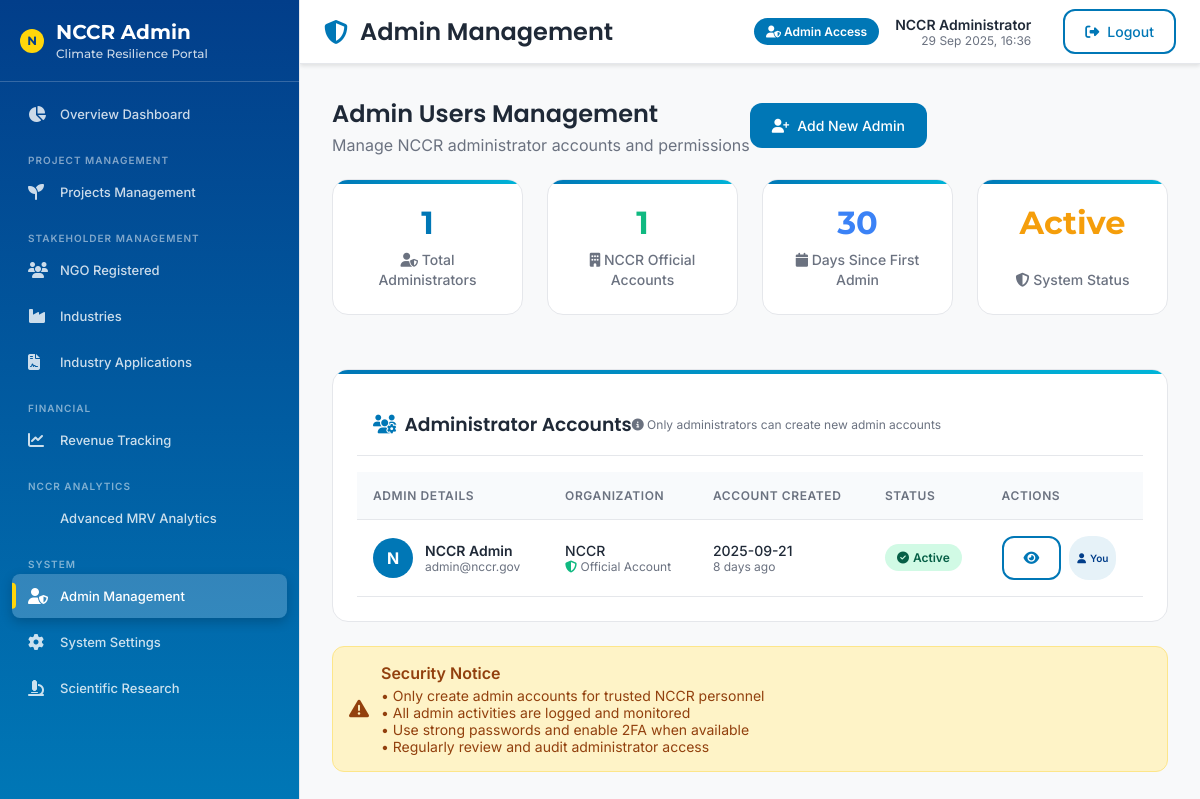
The page /admin/admins (signed in) on the database its author committed.
### tables this page shows
CREATE TABLE users (
        id INTEGER PRIMARY KEY AUTOINCREMENT,
        email TEXT UNIQUE NOT NULL,
        password_hash TEXT NOT NULL,
        role TEXT NOT NULL,
        name TEXT,
        organization TEXT,
        created_at TEXT NOT NULL
    );

### app.py (the view)
@admin_bp.route("/admins")
@login_required(['admin'])
def admins_management():
    conn = get_conn()
    cur = conn.cursor()
    cur.execute("SELECT id, email, name, organization, created_at FROM users WHERE role = 'admin'")
    admins = [dict(row) for row in cur.fetchall()]
    conn.close()
    return render_template('admin/admins.html', admins=admins)

### app.py (called while the page is built)
@app.template_global()
def now():
    return dt.now()

@app.template_filter()
def to_datetime(value):
    if isinstance(value, str):
        try:
            return dt.fromisoformat(value.replace('Z', '+00:00'))
        except:
            return dt.now()
    return value

### auth.py (called while the page is built, shortened)
def login_required(roles=None):
    if roles is None:
        roles = []
    def decorator(f):
        @wraps(f)
        def decorated_function(*args, **kwargs):
            if roles and session.get('user_role') not in roles:
                flash('Access denied. Insufficient privileges.', 'error')
                return redirect(url_for('public_landing_page'))
            return f(*args, **kwargs)
        return decorated_function
    return decorator

### db.py (called while the page is built)
def get_conn():
    conn = sqlite3.connect(DB_PATH)
    conn.row_factory = sqlite3.Row
    return conn

### templates/admin/admins.html (shortened to what this page needs)
{% extends 'admin_base.html' %}
{% set active='admins' %}
{% set title='Admin Management - NCCR Admin' %}
{% set header='Admin Management' %}
{% block content %}
<div style="display: grid; gap: 24px;">
    <div style="display: flex; justify-content: between; align-items: center;">
        <div>
            <h2 style="margin: 0; color: #1f2937;">Admin Users Management</h2>
            <p style="color: #6b7280; margin: 4px 0 0 0;">Manage NCCR administrator accounts and permissions</p>
        </div>
        <a href="{{ url_for('admin.add_new_admin') }}" class="btn">
            <i class="fas fa-user-plus"></i> Add New Admin
        </a>
    </div>
    <div class="stats-grid">
        <div class="stat-card">
            <div class="stat-value" style="color: var(--primary);">{{ admins|length }}</div>
            <div class="stat-label">
                <i class="fas fa-user-shield"></i> Total Administrators
            </div>
        </div>
        <div class="stat-card">
            <div class="stat-value" style="color: var(--success);">{{ admins|length if admins else 0 }}</div>
            <div class="stat-label">
                <i class="fas fa-building"></i> NCCR Official Accounts
            </div>
        </div>
        <div class="stat-card">
            <div class="stat-value" style="color: var(--info);">{{ (admins|length * 30) if admins else 0 }}</div>
            <div class="stat-label">
                <i class="fas fa-calendar"></i> Days Since First Admin
            </div>
        </div>
        <div class="stat-card">
            <div class="stat-value" style="color: var(--warning);">Active</div>
            <div class="stat-label">
                <i class="fas fa-shield-alt"></i> System Status
            </div>
        </div>
    </div>
    <div class="card">
        <div style="padding: 16px; border-bottom: 1px solid var(--border); display: flex; justify-content: between; align-items: center;">
            <h3 style="margin: 0; display: flex; align-items: center; gap: 8px;">
                <i class="fas fa-users-cog" style="color: var(--primary);"></i>
                Administrator Accounts
            </h3>
            <div style="font-size: 12px; color: #6b7280;">
                <i class="fas fa-info-circle"></i> Only administrators can create new admin accounts
            </div>
        </div>
        <div class="table-responsive">
            <table>
                <thead>
                    <tr>
                        <th>Admin Details</th>
                        <th>Organization</th>
                        <th>Account Created</th>
                        <th>Status</th>
                        <th>Actions</th>
                    </tr>
                </thead>
                <tbody>
                    {% for admin in admins %}
                    <tr>
                        <td>
                            <div style="display: flex; align-items: center; gap: 12px;">
                                <div style="width: 40px; height: 40px; background: var(--primary); color: white; border-radius: 50%; display: flex; align-items: center; justify-content: center; font-weight: bold; font-size: 16px;">
                                    {{ admin.name[0].upper() if admin.name else 'A' }}
                                </div>
                                <div>
                                    <div style="font-weight: 600; color: #1f2937;">{{ admin.name or 'Admin User' }}</div>
                                    <div style="font-size: 12px; color: #6b7280;">{{ admin.email }}</div>
                                </div>
                            </div>
                        </td>
                        <td>
                            <div style="font-weight: 500;">{{ admin.organization or 'NCCR' }}</div>
                            <div style="font-size: 12px; color: #6b7280;">
                                {% if 'nccr' in admin.email.lower() %}
                                    <i class="fas fa-shield-alt" style="color: var(--success);"></i> Official Account
                                {% else %}
                                    <i class="fas fa-user" style="color: var(--info);"></i> External Admin
                                {% endif %}
                            </div>
                        </td>
                        <td>
                            <div style="font-weight: 500;">{{ admin.created_at[:10] if admin.created_at else 'Unknown' }}</div>
                            <div style="font-size: 12px; color: #6b7280;">
                                {% if admin.created_at %}
                                    {{ ((now() - (admin.created_at | to_datetime)).days) }} days ago
                                {% else %}
                                    Recently created
                                {% endif %}
                            </div>
                        </td>
                        <td>
                            <span class="badge success">
                                <i class="fas fa-check-circle"></i> Active
                            </span>
                        </td>
                        <td>
                            <div style="display: flex; gap: 8px;">
                                <button class="btn small outline" title="View Details" onclick="viewAdminDetails({{ admin.id }})">
                                    <i class="fas fa-eye"></i>
                                </button>
                                {% if admin.id != session.get('user_id') %}
                                <button class="btn small warning" title="Reset Password" onclick="resetAdminPassword({{ admin.id }})">
                                    <i class="fas fa-key"></i>
                                </button>
                                <button class="btn small danger" title="Delete Admin" onclick="deleteAdmin({{ admin.id }}, '{{ admin.name }}')">
                                    <i class="fas fa-trash"></i>
                                </button>
                                {% else %}
                                <span class="badge primary" style="font-size: 10px; padding: 4px 8px;">
                                    <i class="fas fa-user"></i> You
                                </span>
                                {% endif %}
                            </div>
                        </td>
                    </tr>
                    {% endfor %}
                </tbody>
            </table>
        </div>
    </div>
    <div style="background: #fef3c7; border: 1px solid #fde68a; padding: 16px; border-radius: 12px;">
        <div style="display: flex; align-items: center; gap: 12px; color: #92400e;">
            <i class="fas fa-exclamation-triangle" style="font-size: 20px;"></i>
            <div>
                <div style="font-weight: 600; margin-bottom: 4px;">Security Notice</div>
                <div style="font-size: 14px;">
                    • Only create admin accounts for trusted NCCR personnel<br>
                    • All admin activities are logged and monitored<br>
                    • Use strong passwords and enable 2FA when available<br>
                    • Regularly review and audit administrator access
                </div>
            </div>
        </div>
    </div>
</div>
{% endblock %}

### templates/admin_base.html (shortened to what this page needs)
<!DOCTYPE html>
<html lang="en">
<head>
    <link href="https://cdnjs.cloudflare.com/ajax/libs/font-awesome/6.4.0/css/all.min.css" rel="stylesheet">
    <link href="/static/css/admin.css" rel="stylesheet">
    <link href="{{ url_for('static', filename='css/responsive.css') }}" rel="stylesheet">
    <link href="{{ url_for('static', filename='css/universal-responsive.css') }}" rel="stylesheet">
    <link href="{{ url_for('static', filename='css/auto-responsive.css') }}" rel="stylesheet">
</head>
<body>
    <div class="app">
        <aside class="admin-sidebar" id="sidebar">
            <div class="admin-brand">
                <div class="nccr-logo">N</div>
                <div>
                    <div>NCCR Admin</div>
                    <div class="subtitle">Climate Resilience Portal</div>
                </div>
            </div>
            <nav class="admin-nav">
                <a href="/admin/" class="{% if active=='dashboard' %}active{% endif %}">
                    <i class="fas fa-chart-pie"></i>
                    Overview Dashboard
                </a>
                <div class="nav-section">Project Management</div>
                <a href="/admin/projects?tab=pending" class="{% if active=='projects' %}active{% endif %}">
                    <i class="fas fa-seedling"></i>
                    Projects Management
                </a>
                <div class="nav-section">Stakeholder Management</div>
                <a href="/admin/ngos" class="{% if active=='ngos' %}active{% endif %}">
                    <i class="fas fa-users"></i>
                    NGO Registered
                </a>
                <a href="/admin/industries" class="{% if active=='industries' %}active{% endif %}">
                    <i class="fas fa-industry"></i>
                    Industries
                </a>
                <a href="/admin/industries/applications" class="{% if active=='industry_applications' %}active{% endif %}">
                    <i class="fas fa-file-contract"></i>
                    Industry Applications
                </a>
                <div class="nav-section">Financial</div>
                <a href="/admin/revenue" class="{% if active=='revenue' %}active{% endif %}">
                    <i class="fas fa-chart-line"></i>
                    Revenue Tracking
                </a>
                <div class="nav-section">NCCR Analytics</div>
                <a href="/admin/nccr-tools" class="{% if active=='nccr_tools' %}active{% endif %}">
                    Advanced MRV Analytics
                </a>
                <div class="nav-section">System</div>
                <a href="/admin/admins" class="{% if active=='admins' %}active{% endif %}">
                    <i class="fas fa-user-shield"></i>
                    Admin Management
                </a>
                <a href="/admin/settings" class="{% if active=='settings' %}active{% endif %}">
                    <i class="fas fa-cog"></i>
                    System Settings
                </a>
                <a href="/admin/research/dashboard" class="{% if active=='research' %}active{% endif %}">
                    <i class="fas fa-microscope"></i>
                    Scientific Research
                </a>
            </nav>
        </aside>
        <header class="header">
            <h1>
                <i class="fas fa-shield-alt text-primary"></i>
                {{ header or 'NCCR Admin Portal' }}
            </h1>
            <div class="admin-info">
                <div class="admin-badge">
                    <i class="fas fa-user-shield"></i>
                    Admin Access
                </div>
                <div class="text-right">
                    <div class="admin-name">NCCR Administrator</div>
                    <div class="admin-timestamp">{{ now().strftime('%d %b %Y, %H:%M') if now() else 'Just now' }}</div>
                </div>
                <a href="{{ url_for('admin.logout') }}" class="btn outline" style="margin-left: 16px;">
                    <i class="fas fa-sign-out-alt"></i>
                    Logout
                </a>
            </div>
        </header>
        <main class="content">
            {% block content %}{% endblock %}
        </main>
    </div>
</body>
</html>

### static/css/admin.css (style rules this page uses)
.text-primary { color: var(--primary); }
.text-right { text-align: right; }
.admin-name { font-weight: 600; font-size: 14px; }
.admin-timestamp { font-size: 12px; color: #6B7280; }

### static/css/responsive.css (style rules this page uses)
:root { --sidebar-width: 280px; --header-height: 64px; --mobile-header-height: 56px; --mobile-padding: 16px; --desktop-padding: 24px; }
@media screen and (min-width: 769px) { .app { display: grid; grid-template-columns: var(--sidebar-width) 1fr; grid-template-rows: var(--header-height) 1fr; grid-template-areas: "sidebar header" "sidebar content"; min-height: 100vh; } }
@media screen and (min-width: 769px) { .sidebar, .admin-sidebar, .industry-sidebar, .ngo-sidebar { position: static; left: auto; width: auto; height: 100vh; box-shadow: none; } }
@media screen and (min-width: 769px) { .content { padding: var(--desktop-padding); } }
@media screen and (min-width: 1025px) { .content { padding: var(--desktop-padding) 32px; } }

### static/css/auto-responsive.css (style rules this page uses)
:root { --mobile-breakpoint: 768px; --tablet-breakpoint: 992px; --desktop-breakpoint: 1200px; --sidebar-width-mobile: 280px; --sidebar-width-desktop: 280px; --sidebar-width-large: 300px; --header-height-mobile: 56px; --header-height-desktop: 64px; --z-sidebar: 1000; --z-overlay: 999; --z-mobile-toggle: 1001; }
@media screen and (min-width: 992px) { .app { display: grid !important; grid-template-columns: var(--sidebar-width-desktop) 1fr !important; grid-template-rows: var(--header-height-desktop) 1fr !important; grid-template-areas: "sidebar header" "sidebar content" !important; min-height: 100vh !important; } }
@media screen and (min-width: 992px) { .sidebar, .admin-sidebar, .ngo-sidebar, .industry-sidebar { position: static !important; left: auto !important; width: auto !important; height: 100vh !important; box-shadow: none !important; border-right: 1px solid var(--border) !important; backdrop-filter: none !important; -webkit-backdrop-filter: none !important; } }
@media screen and (min-width: 992px) { .header, .industry-header { height: var(--header-height-desktop) !important; padding: 0 24px !important; } }
@media screen and (min-width: 992px) { .header h1, .industry-header h1 { font-size: 24px !important; margin-left: 0 !important; } }
@media screen and (min-width: 992px) { .content, .industry-content { padding: 24px !important; } }
@media screen and (min-width: 992px) { .cards, .stats-grid { grid-template-columns: repeat(3, 1fr) !important; gap: 24px !important; } }
@media screen and (min-width: 1200px) { .app { grid-template-columns: var(--sidebar-width-large) 1fr !important; } }
@media screen and (min-width: 1200px) { .cards, .stats-grid { grid-template-columns: repeat(4, 1fr) !important; } }
@media screen and (min-width: 1200px) { .content, .industry-content { padding: 32px !important; max-width: 1400px !important; margin: 0 auto !important; } }
.sidebar, .admin-sidebar, .ngo-sidebar, .industry-sidebar, .mobile-nav-overlay { will-change: transform !important; }

### rows shown on the page
users: name "N", name "NCCR Admin", email "admin@nccr.gov", organization "NCCR", shows "Official Account", created_at "2025-09-21", shows "You"

### other values the page prints
{{ header or 'NCCR Admin Portal' }} "Admin Management"
{{ admins|length }} "1"
{{ admins|length if admins else 0 }} "1"
{{ (admins|length * 30) if admins else 0 }} "30"
